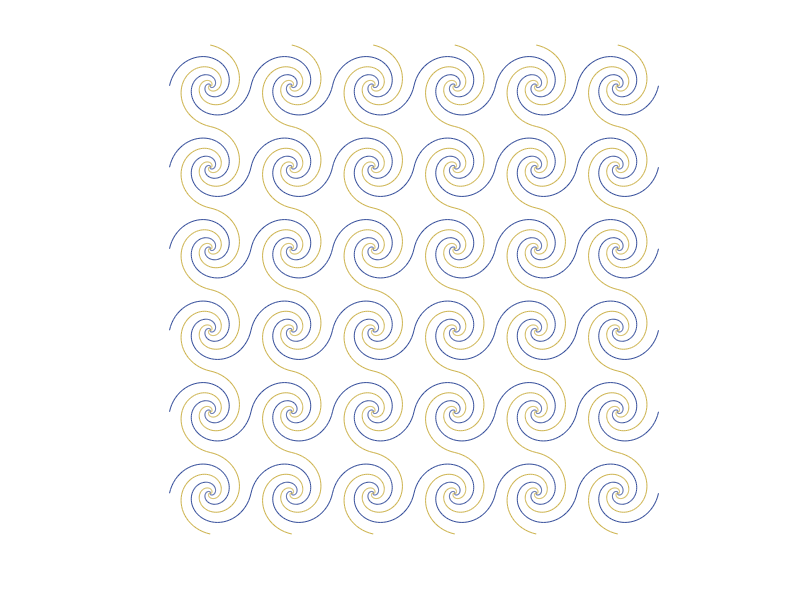

The MATLAB source for this figure:
%spiral tile
choice=2;
switch choice
    case 1
        upto=4*pi;
        t=linspace(0,upto,100);
        for m=0:upto:16*pi
            for n=0:upto:16*pi
                [x,y]=pol2cart([t; t-pi/2; t+pi; t+pi/2],[t; t; t; t]);
                line(2*n+x([1 3],:)',2*m+y([1 3],:)','color',[0.2 0.3 0.6]);
                line(2*n+x([2 4],:)',2*m+y([2 4],:)','color',[0.8 0.7 0.3]);
            end
        end
        axis equal off
    case 2
        upto=3*pi;
        t=linspace(0,upto,100);
        for m=0:(upto)^2:150*pi
            for n=0:(upto)^2:150*pi
                [x,y]=pol2cart([t; t-pi/2; t+pi; t+pi/2],[t; t; t; t].^2);
                line(2*n+x([1 3],:)',2*m+y([1 3],:)','color',[0.2 0.3 0.6]);
                line(2*n+x([2 4],:)',2*m+y([2 4],:)','color',[0.8 0.7 0.3]);
            end
        end
        axis equal off
    case 3
        upto=2*pi;
        t=linspace(0,upto,100);
        for m=0:sqrt(upto):5*pi
            for n=0:sqrt(upto):5*pi
                [x,y]=pol2cart([t; t-pi/2; t+pi; t+pi/2],sqrt([t; t; t; t]));
                line(2*n+x([1 3],:)',2*m+y([1 3],:)','color',[0.2 0.3 0.6]);
                line(2*n+x([2 4],:)',2*m+y([2 4],:)','color',[0.8 0.7 0.3]);
            end
        end
        axis equal off
    case 4
        t=linspace(0.1*pi,3.0*pi,100);
        r=1./(t);
        [x,y]=pol2cart([t; t-pi/2; t+pi; t+pi/2],[r; r; r; r]);
        x_min=[x(1,1);x(2,1);x(3,1);x(4,1)];
        y_min=[y(1,1);y(2,1);y(3,1);y(4,1)];
        
        x_min=repmat(x_min,1,length(t));
        y_min=repmat(y_min,1,length(t));
        
        x=x-x_min;
        y=y-y_min;
        
        [theta,r]=cart2pol(x,y);
        
        for m=0:(pi):4*pi
            for n=0:(pi):4*pi
                line(2*n+x([1 3],:)',2*m+y([1 3],:)','color',[0.2 0.3 0.6]);
                line(2*n+x([2 4],:)',2*m+y([2 4],:)','color',[0.8 0.7 0.3]);
            end
        end
        axis equal off
    case 5
        t=linspace(2*pi,8.0*pi,100);
        r=1./(t);
        [x,y]=pol2cart(t,r);
        %[x,y]=pol2cart([t; t-pi/2; t+pi; t+pi/2],[r; r; r; r]);
        %x_min=[x(1,end);x(2,end);x(3,end);x(4,end)];
        %y_min=[y(1,end);y(2,end);y(3,end);y(4,end)];
        
        %x_min=[max(x(1,:));max(x(2,:));max(x(3,:));max(x(4,:))];
        %y_min=[max(y(1,:));max(y(2,:));max(y(3,:));max(y(4,:))];
        
        %x_min=repmat(x_min,1,length(t));
        %y_min=repmat(y_min,1,length(t));
        x_min=min(x);
        y_min=min(y);
        
        x=x-x_min;
        y=y-y_min;
        
        [theta,r]=cart2pol(x,y);
        lenx=length(x);
        max_x=max(x(1,:));
        max_y=max(y(1,:));
        cmap=1-jet(15);
        for m=0:max_y:1*pi
            k=1;rough=-1;
            for n=0:max_x:1*pi
                line(n+x([1],:)',m+y([1],:)','color',[0.2 0.3 0.6]);
                %patch(n+x,m+rough*y,'r','facecolor',cmap(k,:),'edgecolor','none');
                %line(2*n+x([2 4],:)',2*m+y([2 4],:)','color',[0.8 0.7 0.3]);
                k=k+1;
                
            end
        end
        
        axis equal off
end
